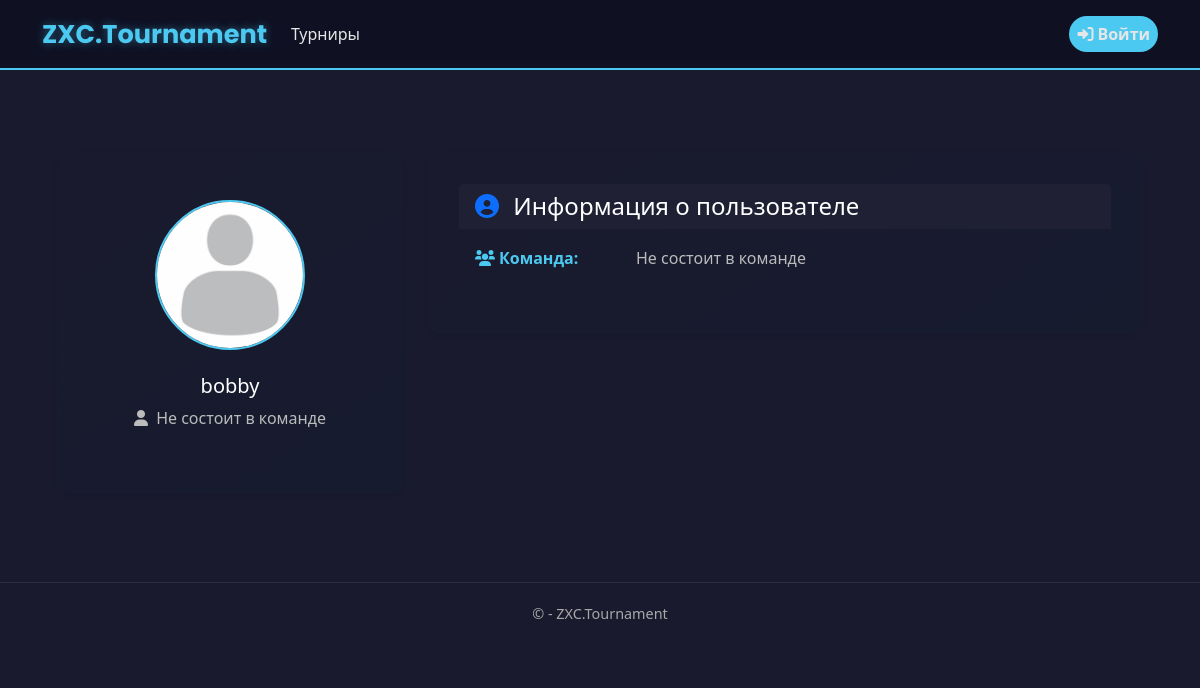
Page /user/bobby/ on the earlier database version.
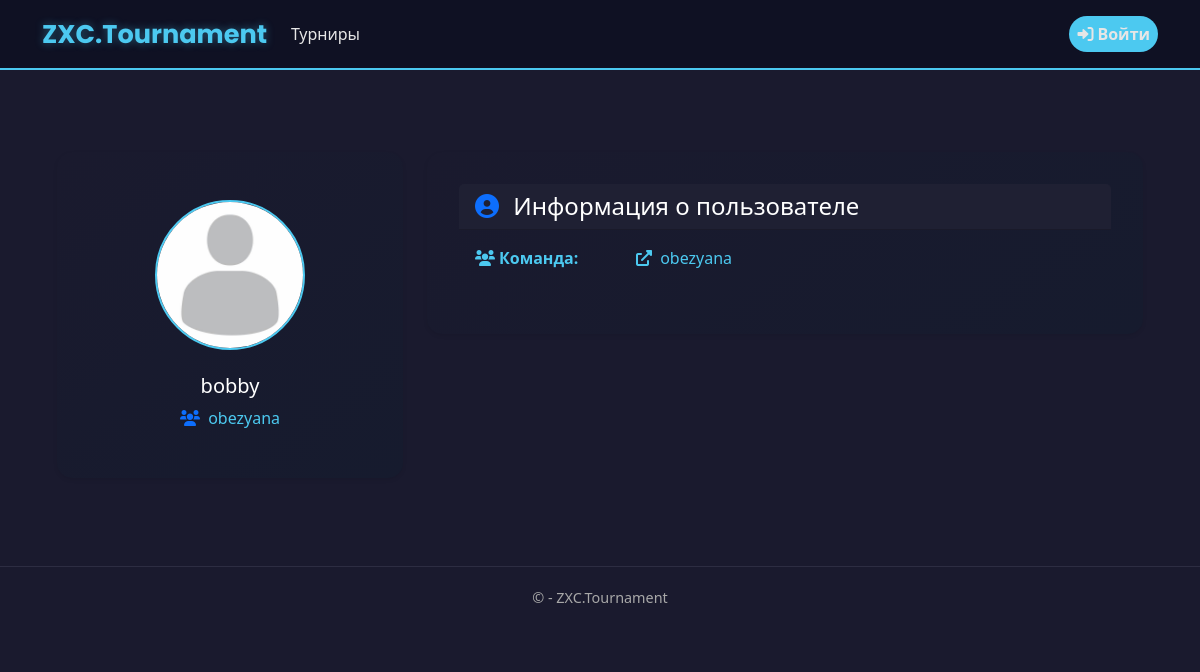
Same page on the later database version.
### app/models.py (models this page shows, shortened)
class UserProfile(models.Model):
    user = models.OneToOneField(User, on_delete=models.CASCADE)
    email_confirmed = models.BooleanField(default=False)
    avatar = models.ImageField(
        upload_to='avatars/',
        default='avatars/default.jpg',
        blank=True,
        null=True
    )
    team = models.ForeignKey(Team, on_delete=models.SET_NULL, null=True, blank=True, related_name='team_members')
    bio = models.TextField(blank=True, null=True)

class Team(models.Model):
    name = models.CharField(
        max_length=20,
        unique=True,
        verbose_name="Название команды",
        error_messages={
            'unique': "Команда с таким названием уже существует"
        }
    )
    avatar = models.ImageField(
        upload_to='team_avatars/',
        default='team_avatars/default_team.jpg',
        blank=True,
        null=True,
        verbose_name="Аватар команды"
    )
    captain = models.ForeignKey(
        User,
        on_delete=models.CASCADE,
        related_name='captained_teams',
        verbose_name="Капитан"
    )
    members = models.ManyToManyField(
        User,
        related_name='teams',
        blank=True,
        verbose_name="Участники"
    )
    created_at = models.DateTimeField(
        auto_now_add=True,
        verbose_name="Дата создания"
    )
    invite_code = models.CharField(
        max_length=32,
        unique=True,
        verbose_name="Код приглашения"
    )
    class Meta:
        verbose_name = 'Команда'
        verbose_name_plural = 'Команды'
        ordering = ['-created_at']

### app/views.py (the view)
# urls.py: path('user/<str:username>/', views.view_profile, name='view_profile'),
def view_profile(request, username):
    user = User.objects.get(username=username)
    profile = UserProfile.objects.get(user=user)
    is_owner = (request.user == user)
    return render(request, 'app/profile/profile.html', {
        'profile_user': user,
        'profile': profile,
        'is_owner': is_owner,
    })

### app/templates/app/profile/profile.html (shortened to what this page needs)
{% extends "app/layout.html" %}
{% block content %}
<div class="container mt-5 py-4">
    <div class="row">
        <div class="col-md-4 mb-4">
            <div class="card shadow-sm profile-container">
                <div class="card-body text-center">
                    <img src="{{ profile.avatar.url }}" alt="Аватар"
                         class="img-fluid rounded-circle mb-4"
                         style="width: 150px; height: 150px; object-fit: cover;">
                    <h5 class="card-title">{{ profile_user.username }}</h5>
                    {% if profile.team %}
                    <p class="card-text">
                        <i class="fas fa-users me-1 text-primary"></i>
                        <a href="{% url 'team_page' team_id=profile.team.id %}"
                           class="text-decoration-none">{{ profile.team.name }}</a>
                    </p>
                    {% else %}
                    <p class="text-muted">
                        <i class="fas fa-user me-1"></i>
                        Не состоит в команде
                    </p>
                    {% endif %}
                </div>
            </div>
        </div>
        <div class="col-md-8">
            <div class="card shadow-sm profile-container">
                <div class="card-header">
                    <h4 class="mb-0">
                        <i class="fas fa-user-circle me-2 text-primary"></i>
                        Информация о пользователе
                    </h4>
                </div>
                <div class="card-body">
                    <div class="row mb-3">
                        <div class="col-sm-3">
                            <strong><i class="fas fa-users me-1"></i>Команда:</strong>
                        </div>
                        <div class="col-sm-9">
                            {% if profile.team %}
                            <a href="{% url 'team_page' team_id=profile.team.id %}"
                               class="text-decoration-none">
                                <i class="fas fa-external-link-alt me-1"></i>
                                {{ profile.team.name }}
                            </a>
                            {% else %}
                            <span class="text-muted">Не состоит в команде</span>
                            {% endif %}
                        </div>
                    </div>
                </div>
            </div>
        </div>
    </div>
</div>
{% endblock %}

Differences in the rows shown:
changed UserProfile: team_id empty → 8 (drawn); team.name (not shown) → "obezyana"
Other differences:
text no longer shown: "Не состоит в команде Не состоит в команде"
